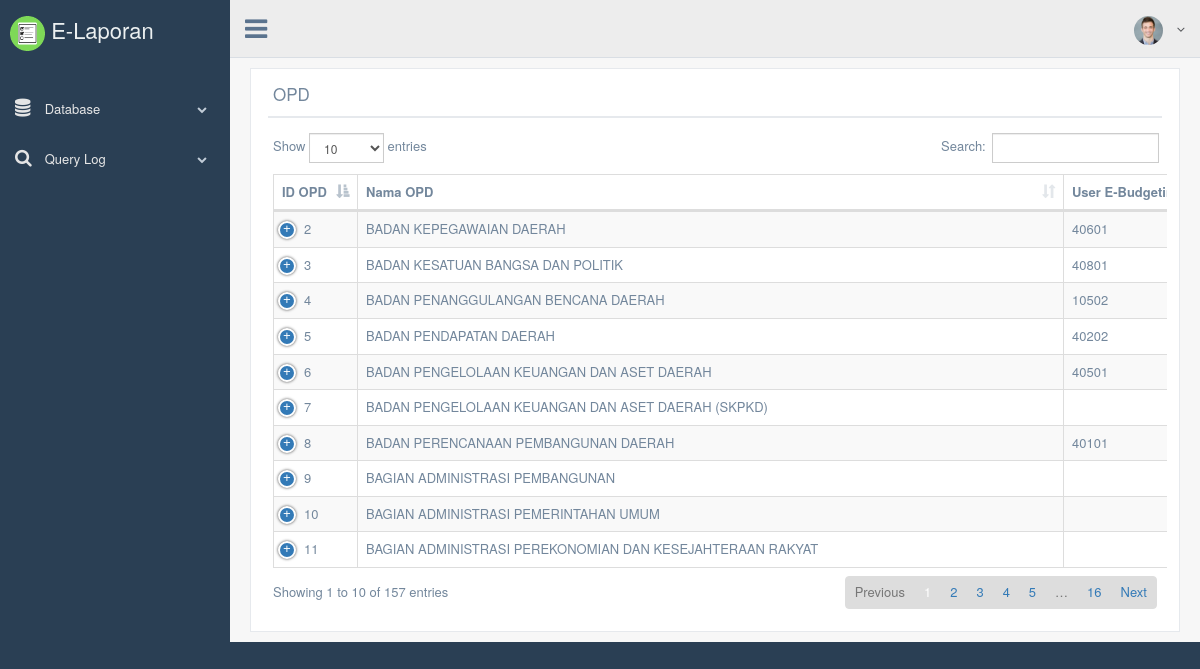
/fp/elaporan/index.php/database/opd, run on the app's committed database.
### tables this page shows
CREATE TABLE `opd` (
  `id_opd` int(11) NOT NULL AUTO_INCREMENT,
  `nama_opd` varchar(128) NOT NULL,
  `kode_ebud` varchar(16) DEFAULT NULL,
  `kode_ekin` varchar(16) DEFAULT NULL,
  `kode_emov` varchar(16) DEFAULT NULL,
  PRIMARY KEY (`id_opd`)
);

### fp/elaporan/application/controllers/Database.php (called while the page is built, shortened)
<?php
class Database extends CI_Controller
{
    public function __construct()
    {
        $this->load->model('dbf_model');
        $this->data['user'] = array(
            'id_opd' => $this->session->tempdata('id_opd'),
            'nama_opd' => $this->session->tempdata('nama_opd')
        );
    }
    public function opd()
    {
        $this->data['title'] = 'OPD';
        $this->data['rawdata'] = $this->dbf_model->get_opd();
        $this->data['contents'] = APPPATH . "views/admin/database/db_opd.php";
        $this->load->view('template/index_admin', ['data' => $this->data]);
    }
}

### fp/elaporan/index.php (called while the page is built, shortened)
<?php
require_once BASEPATH.'core/CodeIgniter.php';

### fp/elaporan/application/models/Dbf_model.php (called while the page is built, shortened)
<?php
class Dbf_model extends CI_Model
{
    public function get_opd($id = NULL)
    {
        $this->db->from('opd');
        $this->db->where('opd.id_opd != 1');
        return $this->db->get()->result_array();
    }
}

### fp/elaporan/application/views/admin/database/db_opd.php (the view, shortened to what this page needs)
<div class="row">
    <div class="col-md-12 col-sm-12 col-xs-12">
        <div class="x_panel">
            <div class="x_title">
                <h2><?= $data['title'] ?></h2>
                <div class="clearfix">
                </div>
            </div>
            <div class="x_content">
                <table id="db" class="table table-striped table-bordered dt-responsive nowrap">
                    <thead>
                        <tr>
                            <th>ID OPD</th>
                            <th>Nama OPD</th>
                            <th>User E-Budgeting</th>
                        </tr>
                    </thead>
                    <tbody>
                        <?php
                        foreach ($data['rawdata'] as $row) {
                            ?>
                            <tr>
                                <td><?= $row['id_opd'] ?></td>
                                <td><?= $row['nama_opd'] ?></td>
                                <td><?= $row['kode_ebud'] ?></td>
                            </tr>
                        <?php } ?>
                    </tbody>
                </table>
            </div>
        </div>
    </div>
</div>

### data on the page
opd: id_opd "2", nama_opd "BADAN KEPEGAWAIAN DAERAH", kode_ebud "40601"
opd: id_opd "3", nama_opd "BADAN KESATUAN BANGSA DAN POLITIK", kode_ebud "40801"
opd: id_opd "4", nama_opd "BADAN PENANGGULANGAN BENCANA DAERAH", kode_ebud "10502"
opd: id_opd "5", nama_opd "BADAN PENDAPATAN DAERAH", kode_ebud "40202"
opd: id_opd "6", nama_opd "BADAN PENGELOLAAN KEUANGAN DAN ASET DAERAH", kode_ebud "40501"
opd: id_opd "7", nama_opd "BADAN PENGELOLAAN KEUANGAN DAN ASET DAERAH (SKPKD)"
opd: id_opd "8", nama_opd "BADAN PERENCANAAN PEMBANGUNAN DAERAH", kode_ebud "40101"
opd: id_opd "9", nama_opd "BAGIAN ADMINISTRASI PEMBANGUNAN"
opd: id_opd "10", nama_opd "BAGIAN ADMINISTRASI PEMERINTAHAN UMUM"
opd: id_opd "11", nama_opd "BAGIAN ADMINISTRASI PEREKONOMIAN DAN KESEJAHTERAAN RAKYAT"

### other printed values
$data['title'] "OPD"
